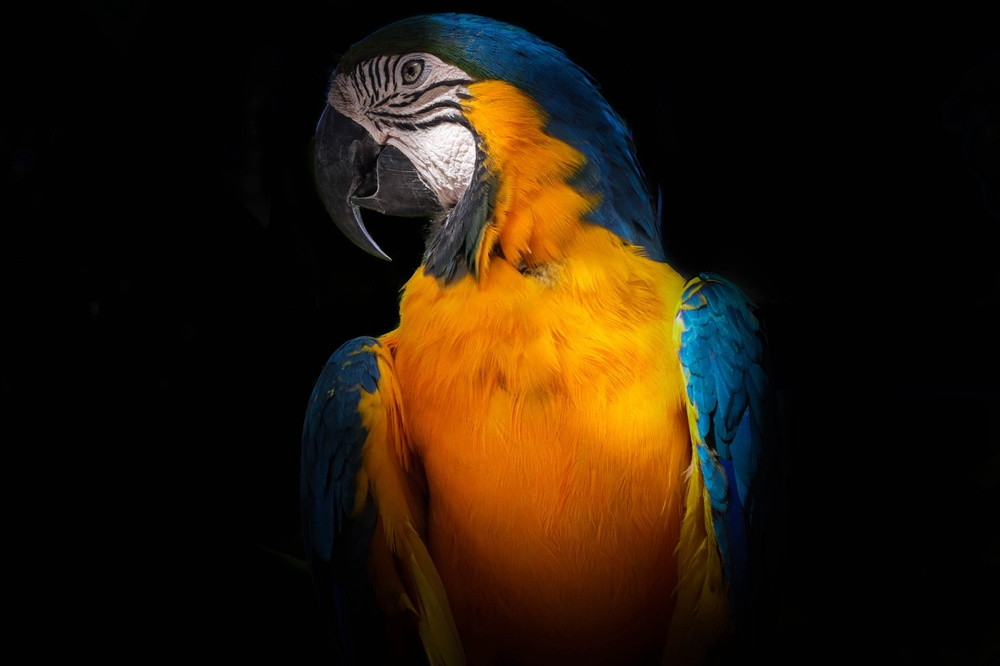
#> input picture DATA/1.jpg, 1000 x 666 px, shrunk from 2000 x 1333 before the run, given in place of the camera
$ python RedBall_Detection.py
#> lines starting #> are read from the running program, lines starting #| are printed output that depends on the picture; after the words box and inside, x2 and y2 are one past the last pixel; in counts of white or black regions, pixels touching at a corner belong together
#!/usr/bin/env python
import cv2
import numpy as np

#cap = cv2.VideoCapture(0)
c = cv2.VideoCapture(2)
detected = False
while(detected is not True):

    # Take each frame
    _, img = c.read()
#> img is the input picture: shape (666, 1000, 3); mean B, G, R 9.8, 25.5, 38.9
    img = cv2.flip(img,5)
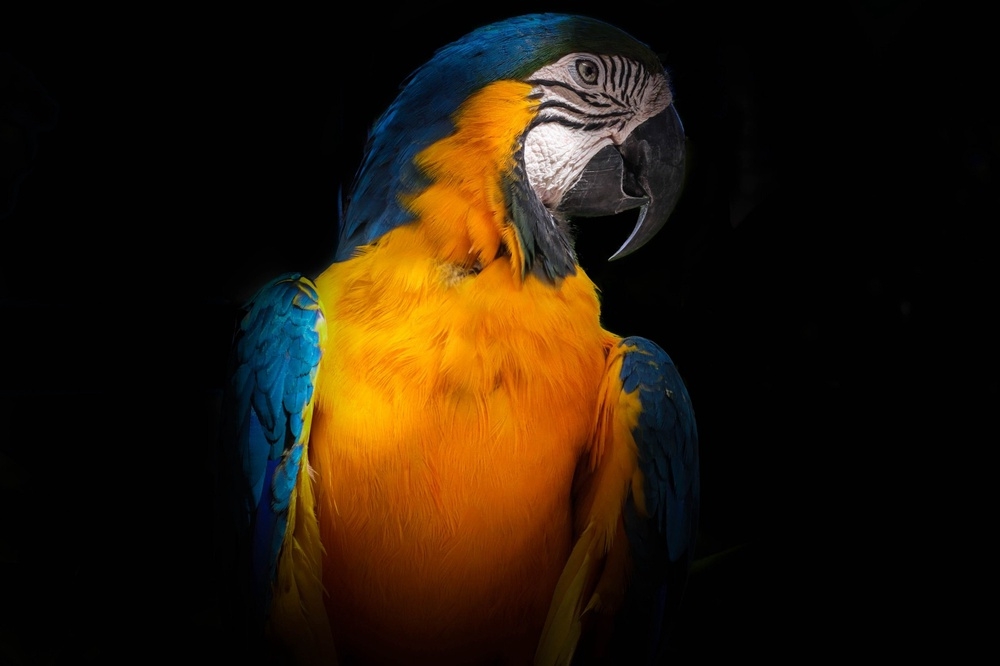
#> img: shape (666, 1000, 3); mean B, G, R 9.8, 25.5, 38.9

    # Convert BGR to HSV
    hsv = cv2.cvtColor(img, cv2.COLOR_BGR2HSV)
#> hsv: shape (666, 1000, 3); mean H, S, V 16.9, 78.7, 42.7

    #cv2.imshow("b", hsv)
    # define range of blue color in HSV
    lower_color = np.array([110,50,50], dtype=np.uint8)
    upper_color = np.array([130,255,255], dtype=np.uint8)

    # Threshold the HSV image to get only blue colors
    mask = cv2.inRange(hsv, lower_color, upper_color)
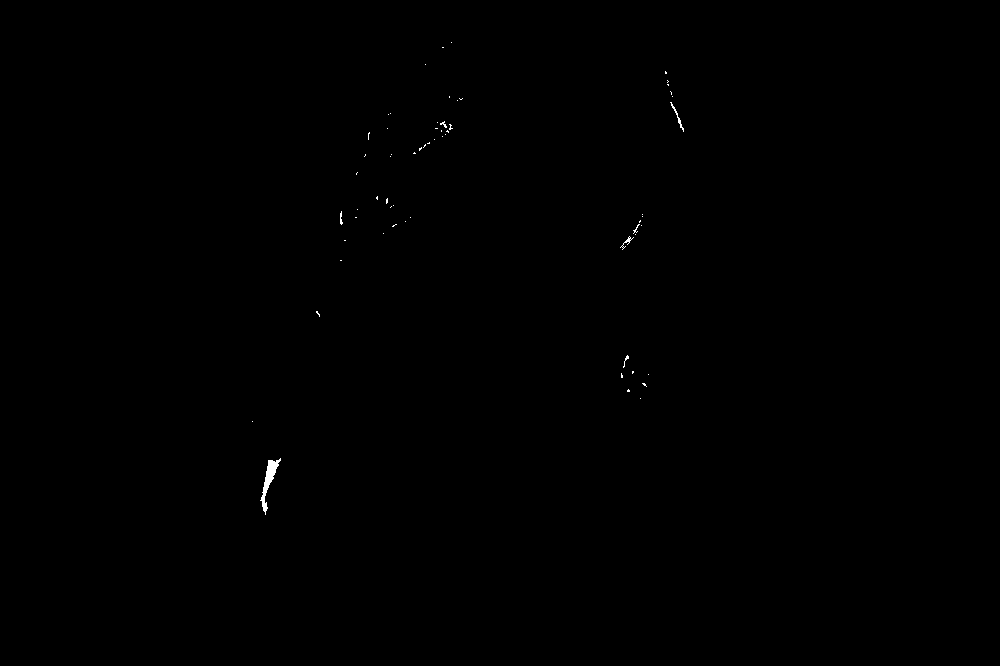
#> mask: shape (666, 1000); 0.11% white; 63 white regions (57 under 20 px), largest, box (x1, y1, x2, y2) and area: (260, 458, 281, 515) 347, (670, 102, 684, 132) 60, (620, 236, 634, 250) 39, (340, 211, 343, 225) 25, (623, 355, 629, 368) 22, (440, 121, 447, 128) 20
    #cv2.imshow('mask',mask)
    # Bitwise-AND mask and original image
    res = cv2.bitwise_and(img,img, mask= mask)
    #cv2.imshow("b", res)

    imgray = cv2.cvtColor(res,cv2.COLOR_BGR2GRAY)
    ret,thresh = cv2.threshold(imgray,127,255,0)
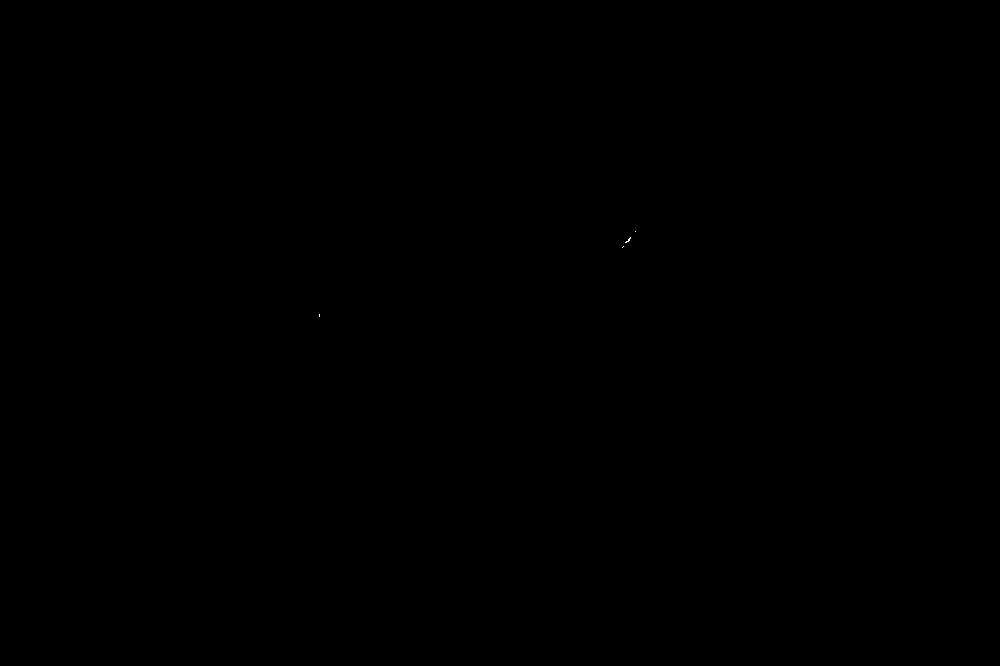
#> thresh: shape (666, 1000); 0% white in thin lines or dots, all inside (x1, y1, x2, y2) = (319, 231, 636, 317)
    contours, hierarchy = cv2.findContours(imgray,cv2.RETR_TREE,cv2.CHAIN_APPROX_SIMPLE)
#> contours = 67 contours, 64 with area under 20; largest, box (x1, y1, x2, y2) and area: (260, 458, 281, 515) 283, (670, 102, 684, 132) 29, (620, 236, 634, 250) 20


    #erode = cv2.erode(res,None,iterations = 3)
    #dilate = cv2.dilate(erode,None,iterations = 10)
    #contours,hierarchy = cv2.findContours(res,cv2.RETR_LIST,cv2.CHAIN_APPROX_SIMPLE)
    for cnt in contours:

        x,y,w,h = cv2.boundingRect(cnt)
        print (w,h)
        if(w < 60 or h < 60):
            continue

        cx,cy = x+w/2, y+h/2

        if 20 < res.item(cy,cx,0) < 30:
             #cv2.rectangle(f,(x,y),(x+w,y+h),[0,255,255],2)
            print ("yellow :", x,y,w,h)
        elif 100 < res.item(cy,cx,0) < 120:
             cv2.rectangle(img,(x,y),(x+w,y+h),[255,0,0],2)
             print ("blue :", x,y,w,h)
             detected = True
        cv2.imshow('img',img)
#> this loop made 67 passes
#> (x, y, w, h) on passes 1, 2, 3, 4, 5, 6, 7, 9, 10, 13, 18, 19: (260, 458, 21, 57), (252, 421, 1, 1), (640, 398, 1, 1), (627, 389, 3, 3), (642, 383, 5, 4), (648, 374, 1, 1), (621, 373, 2, 5), (623, 355, 6, 13), (316, 311, 4, 6), (620, 236, 14, 14), (635, 234, 1, 1), (383, 233, 1, 1)
#> (cnt, x, y, w, h) on passes 8, 11, 12, 14, 15, 16: ([[632, 371], [632, 373], [633, 372], [633, 371]], 632, 371, 2, 3), ([[340, 260], [341, 260]], 340, 260, 2, 1), ([[344, 240], [345, 240]], 344, 240, 2, 1), ([[622, 247], [623, 246], [624, 247], [623, 248]], 622, 246, 3, 3), ([[621, 246], [622, 245], [623, 246], [622, 247]], 621, 245, 3, 3), ([[629, 239], [630, 238], [631, 239], [630, 240]], 629, 238, 3, 3)
#| 21 57
#| 1 1
#| 1 1
#| 3 3
#| 5 4
#| 1 1
#| 2 5
#| 2 3
#> (further printed lines are left out)

    k = cv2.waitKey(5) & 0xFF
#> (key Esc is pressed here)
    if k == 27:
        break

cv2.destroyAllWindows()
